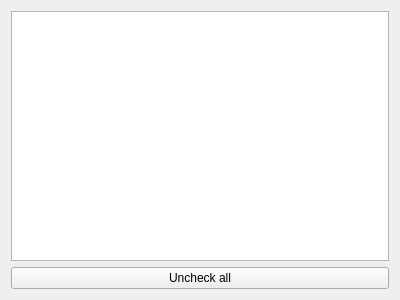
<?xml version="1.0" encoding="UTF-8"?>
<ui version="4.0">
 <class>Page_010_SelectComponents</class>
 <widget class="QWidget" name="Page_010_SelectComponents">
  <property name="geometry">
   <rect>
    <x>0</x>
    <y>0</y>
    <width>400</width>
    <height>300</height>
   </rect>
  </property>
  <property name="windowTitle">
   <string>Form</string>
  </property>
  <layout class="QVBoxLayout" name="verticalLayout">
   <item>
    <widget class="QTreeWidget" name="treeWidget">
     <attribute name="headerVisible">
      <bool>false</bool>
     </attribute>
     <column>
      <property name="text">
       <string notr="true">1</string>
      </property>
     </column>
    </widget>
   </item>
   <item>
    <widget class="QPushButton" name="uncheckAll">
     <property name="text">
      <string>Uncheck all</string>
     </property>
    </widget>
   </item>
  </layout>
 </widget>
 <resources/>
 <connections/>
</ui>
